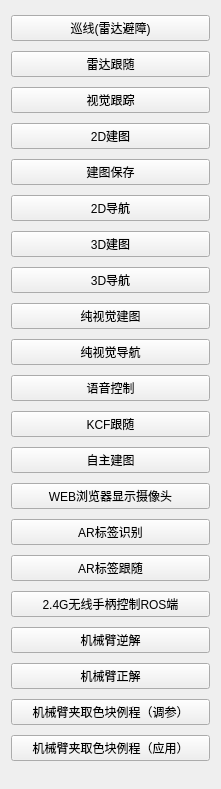
              <widget class="QWidget" name="scrollAreaWidgetContents">
               <property name="geometry">
                <rect>
                 <x>0</x>
                 <y>0</y>
                 <width>221</width>
                 <height>789</height>
                </rect>
               </property>
               <layout class="QVBoxLayout" name="verticalLayout_10">
                <item>
                 <widget class="QPushButton" name="pushButton_linefollower">
                  <property name="text">
                   <string>巡线(雷达避障)</string>
                  </property>
                  <property name="checkable">
                   <bool>true</bool>
                  </property>
                  <property name="checked">
                   <bool>false</bool>
                  </property>
                  <property name="autoRepeat">
                   <bool>false</bool>
                  </property>
                 </widget>
                </item>
                <item>
                 <widget class="QPushButton" name="pushButton_laserfollower">
                  <property name="text">
                   <string>雷达跟随</string>
                  </property>
                  <property name="checkable">
                   <bool>true</bool>
                  </property>
                  <property name="checked">
                   <bool>false</bool>
                  </property>
                  <property name="autoRepeat">
                   <bool>false</bool>
                  </property>
                 </widget>
                </item>
                <item>
                 <widget class="QPushButton" name="pushButton_visfollower">
                  <property name="text">
                   <string>视觉跟踪</string>
                  </property>
                  <property name="checkable">
                   <bool>true</bool>
                  </property>
                  <property name="checked">
                   <bool>false</bool>
                  </property>
                  <property name="autoRepeat">
                   <bool>false</bool>
                  </property>
                 </widget>
                </item>
                <item>
                 <widget class="QPushButton" name="pushButton_2dmap">
                  <property name="text">
                   <string>2D建图</string>
                  </property>
                  <property name="checkable">
                   <bool>true</bool>
                  </property>
                  <property name="checked">
                   <bool>false</bool>
                  </property>
                  <property name="autoRepeat">
                   <bool>false</bool>
                  </property>
                 </widget>
                </item>
                <item>
                 <widget class="QPushButton" name="pushButton_2dmapsave">
                  <property name="text">
                   <string>建图保存</string>
                  </property>
                  <property name="checkable">
                   <bool>true</bool>
                  </property>
                 </widget>
                </item>
                <item>
                 <widget class="QPushButton" name="pushButton_2dnav">
                  <property name="text">
                   <string>2D导航</string>
                  </property>
                  <property name="checkable">
                   <bool>true</bool>
                  </property>
                  <property name="checked">
                   <bool>false</bool>
                  </property>
                  <property name="autoRepeat">
                   <bool>false</bool>
                  </property>
                 </widget>
                </item>
                <item>
                 <widget class="QPushButton" name="pushButton_3dmap">
                  <property name="text">
                   <string>3D建图</string>
                  </property>
                  <property name="checkable">
                   <bool>true</bool>
                  </property>
                  <property name="checked">
                   <bool>false</bool>
                  </property>
                  <property name="autoRepeat">
                   <bool>false</bool>
                  </property>
                 </widget>
                </item>
                <item>
                 <widget class="QPushButton" name="pushButton_3dnav">
                  <property name="text">
                   <string>3D导航</string>
                  </property>
                  <property name="checkable">
                   <bool>true</bool>
                  </property>
                  <property name="checked">
                   <bool>false</bool>
                  </property>
                  <property name="autoRepeat">
                   <bool>false</bool>
                  </property>
                 </widget>
                </item>
                <item>
                 <widget class="QPushButton" name="pushButton_pure3dmap">
                  <property name="text">
                   <string>纯视觉建图</string>
                  </property>
                  <property name="checkable">
                   <bool>true</bool>
                  </property>
                  <property name="checked">
                   <bool>false</bool>
                  </property>
                  <property name="autoRepeat">
                   <bool>false</bool>
                  </property>
                 </widget>
                </item>
                <item>
                 <widget class="QPushButton" name="pushButton_pure3dnav">
                  <property name="text">
                   <string>纯视觉导航</string>
                  </property>
                  <property name="checkable">
                   <bool>true</bool>
                  </property>
                 </widget>
                </item>
                <item>
                 <widget class="QPushButton" name="pushButton_xfmic">
                  <property name="text">
                   <string>语音控制</string>
                  </property>
                  <property name="checkable">
                   <bool>true</bool>
                  </property>
                  <property name="checked">
                   <bool>false</bool>
                  </property>
                  <property name="autoRepeat">
                   <bool>false</bool>
                  </property>
                 </widget>
                </item>
                <item>
                 <widget class="QPushButton" name="pushButton_kcftrack">
                  <property name="text">
                   <string>KCF跟随</string>
                  </property>
                  <property name="checkable">
                   <bool>true</bool>
                  </property>
                  <property name="checked">
                   <bool>false</bool>
                  </property>
                  <property name="autoRepeat">
                   <bool>false</bool>
                  </property>
                 </widget>
                </item>
                <item>
                 <widget class="QPushButton" name="pushButton_rrt">
                  <property name="text">
                   <string>自主建图</string>
                  </property>
                  <property name="checkable">
                   <bool>true</bool>
                  </property>
                  <property name="checked">
                   <bool>false</bool>
                  </property>
                  <property name="autoRepeat">
                   <bool>false</bool>
                  </property>
                 </widget>
                </item>
                <item>
                 <widget class="QPushButton" name="pushButton_webusbcam">
                  <property name="text">
                   <string>WEB浏览器显示摄像头</string>
                  </property>
                  <property name="checkable">
                   <bool>true</bool>
                  </property>
                  <property name="checked">
                   <bool>false</bool>
                  </property>
                  <property name="autoRepeat">
                   <bool>false</bool>
                  </property>
                 </widget>
                </item>
                <item>
                 <widget class="QPushButton" name="pushButton_arlabel">
                  <property name="text">
                   <string>AR标签识别</string>
                  </property>
                  <property name="checkable">
                   <bool>true</bool>
                  </property>
                  <property name="checked">
                   <bool>false</bool>
                  </property>
                  <property name="autoRepeat">
                   <bool>false</bool>
                  </property>
                 </widget>
                </item>
                <item>
                 <widget class="QPushButton" name="pushButton_arfollower">
                  <property name="text">
                   <string>AR标签跟随</string>
                  </property>
                  <property name="checkable">
                   <bool>true</bool>
                  </property>
                  <property name="checked">
                   <bool>false</bool>
                  </property>
                  <property name="autoRepeat">
                   <bool>false</bool>
                  </property>
                 </widget>
                </item>
                <item>
                 <widget class="QPushButton" name="pushButton_joy_control">
                  <property name="text">
                   <string>2.4G无线手柄控制ROS端</string>
                  </property>
                  <property name="checkable">
                   <bool>true</bool>
                  </property>
                  <property name="checked">
                   <bool>false</bool>
                  </property>
                  <property name="autoRepeat">
                   <bool>false</bool>
                  </property>
                 </widget>
                </item>
                <item>
                 <widget class="QPushButton" name="pushButton_moveitik">
                  <property name="text">
                   <string>机械臂逆解</string>
                  </property>
                  <property name="checkable">
                   <bool>true</bool>
                  </property>
                  <property name="checked">
                   <bool>false</bool>
                  </property>
                  <property name="autoRepeat">
                   <bool>false</bool>
                  </property>
                 </widget>
                </item>
                <item>
                 <widget class="QPushButton" name="pushButton_moveitfk">
                  <property name="text">
                   <string>机械臂正解</string>
                  </property>
                  <property name="checkable">
                   <bool>true</bool>
                  </property>
                  <property name="checked">
                   <bool>false</bool>
                  </property>
                  <property name="autoRepeat">
                   <bool>false</bool>
                  </property>
                 </widget>
                </item>
                <item>
                 <widget class="QPushButton" name="pushButton_moveitpick">
                  <property name="text">
                   <string>机械臂夹取色块例程（调参）</string>
                  </property>
                  <property name="checkable">
                   <bool>true</bool>
                  </property>
                  <property name="checked">
                   <bool>false</bool>
                  </property>
                  <property name="autoRepeat">
                   <bool>false</bool>
                  </property>
                 </widget>
                </item>
                <item>
                 <widget class="QPushButton" name="pushButton_moveitpick_2">
                  <property name="text">
                   <string>机械臂夹取色块例程（应用）</string>
                  </property>
                  <property name="checkable">
                   <bool>true</bool>
                  </property>
                  <property name="checked">
                   <bool>false</bool>
                  </property>
                  <property name="autoRepeat">
                   <bool>false</bool>
                  </property>
                 </widget>
                </item>
               </layout>
              </widget>
